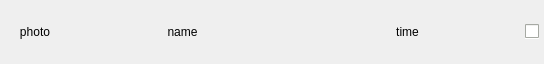
<?xml version="1.0" encoding="UTF-8"?>
<ui version="4.0">
 <class>RecognitionItem</class>
 <widget class="QWidget" name="RecognitionItem">
  <property name="geometry">
   <rect>
    <x>0</x>
    <y>0</y>
    <width>544</width>
    <height>64</height>
   </rect>
  </property>
  <property name="sizePolicy">
   <sizepolicy hsizetype="Minimum" vsizetype="Minimum">
    <horstretch>0</horstretch>
    <verstretch>0</verstretch>
   </sizepolicy>
  </property>
  <property name="windowTitle">
   <string>Form</string>
  </property>
  <property name="styleSheet">
   <string notr="true"/>
  </property>
  <layout class="QHBoxLayout" name="horizontalLayout_2" stretch="0,1,1,0">
   <property name="spacing">
    <number>10</number>
   </property>
   <property name="leftMargin">
    <number>5</number>
   </property>
   <property name="topMargin">
    <number>1</number>
   </property>
   <property name="rightMargin">
    <number>5</number>
   </property>
   <property name="bottomMargin">
    <number>1</number>
   </property>
   <item>
    <widget class="QLabel" name="photo">
     <property name="sizePolicy">
      <sizepolicy hsizetype="Minimum" vsizetype="Minimum">
       <horstretch>0</horstretch>
       <verstretch>0</verstretch>
      </sizepolicy>
     </property>
     <property name="minimumSize">
      <size>
       <width>60</width>
       <height>60</height>
      </size>
     </property>
     <property name="frameShape">
      <enum>QFrame::NoFrame</enum>
     </property>
     <property name="frameShadow">
      <enum>QFrame::Plain</enum>
     </property>
     <property name="text">
      <string>photo</string>
     </property>
     <property name="alignment">
      <set>Qt::AlignCenter</set>
     </property>
    </widget>
   </item>
   <item>
    <widget class="QLabel" name="name">
     <property name="text">
      <string>name</string>
     </property>
     <property name="alignment">
      <set>Qt::AlignCenter</set>
     </property>
    </widget>
   </item>
   <item>
    <widget class="QLabel" name="time">
     <property name="text">
      <string>time</string>
     </property>
     <property name="alignment">
      <set>Qt::AlignCenter</set>
     </property>
    </widget>
   </item>
   <item>
    <widget class="QCheckBox" name="checkBox">
     <property name="palette">
      <palette>
       <active>
        <colorrole role="WindowText">
         <brush brushstyle="SolidPattern">
          <color alpha="255">
           <red>0</red>
           <green>0</green>
           <blue>0</blue>
          </color>
         </brush>
        </colorrole>
        <colorrole role="Button">
         <brush brushstyle="SolidPattern">
          <color alpha="255">
           <red>255</red>
           <green>255</green>
           <blue>255</blue>
          </color>
         </brush>
        </colorrole>
        <colorrole role="Light">
         <brush brushstyle="SolidPattern">
          <color alpha="255">
           <red>255</red>
           <green>255</green>
           <blue>255</blue>
          </color>
         </brush>
        </colorrole>
        <colorrole role="Midlight">
         <brush brushstyle="SolidPattern">
          <color alpha="255">
           <red>255</red>
           <green>255</green>
           <blue>255</blue>
          </color>
         </brush>
        </colorrole>
        <colorrole role="Dark">
         <brush brushstyle="SolidPattern">
          <color alpha="255">
           <red>127</red>
           <green>127</green>
           <blue>127</blue>
          </color>
         </brush>
        </colorrole>
        <colorrole role="Mid">
         <brush brushstyle="SolidPattern">
          <color alpha="255">
           <red>170</red>
           <green>170</green>
           <blue>170</blue>
          </color>
         </brush>
        </colorrole>
        <colorrole role="Text">
         <brush brushstyle="SolidPattern">
          <color alpha="255">
           <red>0</red>
           <green>0</green>
           <blue>0</blue>
          </color>
         </brush>
        </colorrole>
        <colorrole role="BrightText">
         <brush brushstyle="SolidPattern">
          <color alpha="255">
           <red>255</red>
           <green>255</green>
           <blue>255</blue>
          </color>
         </brush>
        </colorrole>
        <colorrole role="ButtonText">
         <brush brushstyle="SolidPattern">
          <color alpha="255">
           <red>0</red>
           <green>0</green>
           <blue>0</blue>
          </color>
         </brush>
        </colorrole>
        <colorrole role="Base">
         <brush brushstyle="SolidPattern">
          <color alpha="255">
           <red>255</red>
           <green>255</green>
           <blue>255</blue>
          </color>
         </brush>
        </colorrole>
        <colorrole role="Window">
         <brush brushstyle="SolidPattern">
          <color alpha="255">
           <red>211</red>
           <green>215</green>
           <blue>207</blue>
          </color>
         </brush>
        </colorrole>
        <colorrole role="Shadow">
         <brush brushstyle="SolidPattern">
          <color alpha="255">
           <red>0</red>
           <green>0</green>
           <blue>0</blue>
          </color>
         </brush>
        </colorrole>
        <colorrole role="AlternateBase">
         <brush brushstyle="SolidPattern">
          <color alpha="255">
           <red>255</red>
           <green>255</green>
           <blue>255</blue>
          </color>
         </brush>
        </colorrole>
        <colorrole role="ToolTipBase">
         <brush brushstyle="SolidPattern">
          <color alpha="255">
           <red>255</red>
           <green>255</green>
           <blue>220</blue>
          </color>
         </brush>
        </colorrole>
        <colorrole role="ToolTipText">
         <brush brushstyle="SolidPattern">
          <color alpha="255">
           <red>0</red>
           <green>0</green>
           <blue>0</blue>
          </color>
         </brush>
        </colorrole>
       </active>
       <inactive>
        <colorrole role="WindowText">
         <brush brushstyle="SolidPattern">
          <color alpha="255">
           <red>0</red>
           <green>0</green>
           <blue>0</blue>
          </color>
         </brush>
        </colorrole>
        <colorrole role="Button">
         <brush brushstyle="SolidPattern">
          <color alpha="255">
           <red>255</red>
           <green>255</green>
           <blue>255</blue>
          </color>
         </brush>
        </colorrole>
        <colorrole role="Light">
         <brush brushstyle="SolidPattern">
          <color alpha="255">
           <red>255</red>
           <green>255</green>
           <blue>255</blue>
          </color>
         </brush>
        </colorrole>
        <colorrole role="Midlight">
         <brush brushstyle="SolidPattern">
          <color alpha="255">
           <red>255</red>
           <green>255</green>
           <blue>255</blue>
          </color>
         </brush>
        </colorrole>
        <colorrole role="Dark">
         <brush brushstyle="SolidPattern">
          <color alpha="255">
           <red>127</red>
           <green>127</green>
           <blue>127</blue>
          </color>
         </brush>
        </colorrole>
        <colorrole role="Mid">
         <brush brushstyle="SolidPattern">
          <color alpha="255">
           <red>170</red>
           <green>170</green>
           <blue>170</blue>
          </color>
         </brush>
        </colorrole>
        <colorrole role="Text">
         <brush brushstyle="SolidPattern">
          <color alpha="255">
           <red>0</red>
           <green>0</green>
           <blue>0</blue>
          </color>
         </brush>
        </colorrole>
        <colorrole role="BrightText">
         <brush brushstyle="SolidPattern">
          <color alpha="255">
           <red>255</red>
           <green>255</green>
           <blue>255</blue>
          </color>
         </brush>
        </colorrole>
        <colorrole role="ButtonText">
         <brush brushstyle="SolidPattern">
          <color alpha="255">
           <red>0</red>
           <green>0</green>
           <blue>0</blue>
          </color>
         </brush>
        </colorrole>
        <colorrole role="Base">
         <brush brushstyle="SolidPattern">
          <color alpha="255">
           <red>255</red>
           <green>255</green>
           <blue>255</blue>
          </color>
         </brush>
        </colorrole>
        <colorrole role="Window">
         <brush brushstyle="SolidPattern">
          <color alpha="255">
           <red>211</red>
           <green>215</green>
           <blue>207</blue>
          </color>
         </brush>
        </colorrole>
        <colorrole role="Shadow">
         <brush brushstyle="SolidPattern">
          <color alpha="255">
           <red>0</red>
           <green>0</green>
           <blue>0</blue>
          </color>
         </brush>
        </colorrole>
        <colorrole role="AlternateBase">
         <brush brushstyle="SolidPattern">
          <color alpha="255">
           <red>255</red>
           <green>255</green>
           <blue>255</blue>
          </color>
         </brush>
        </colorrole>
        <colorrole role="ToolTipBase">
         <brush brushstyle="SolidPattern">
          <color alpha="255">
           <red>255</red>
           <green>255</green>
           <blue>220</blue>
          </color>
         </brush>
        </colorrole>
        <colorrole role="ToolTipText">
         <brush brushstyle="SolidPattern">
          <color alpha="255">
           <red>0</red>
           <green>0</green>
           <blue>0</blue>
          </color>
         </brush>
        </colorrole>
       </inactive>
       <disabled>
        <colorrole role="WindowText">
         <brush brushstyle="SolidPattern">
          <color alpha="255">
           <red>127</red>
           <green>127</green>
           <blue>127</blue>
          </color>
         </brush>
        </colorrole>
        <colorrole role="Button">
         <brush brushstyle="SolidPattern">
          <color alpha="255">
           <red>255</red>
           <green>255</green>
           <blue>255</blue>
          </color>
         </brush>
        </colorrole>
        <colorrole role="Light">
         <brush brushstyle="SolidPattern">
          <color alpha="255">
           <red>255</red>
           <green>255</green>
           <blue>255</blue>
          </color>
         </brush>
        </colorrole>
        <colorrole role="Midlight">
         <brush brushstyle="SolidPattern">
          <color alpha="255">
           <red>255</red>
           <green>255</green>
           <blue>255</blue>
          </color>
         </brush>
        </colorrole>
        <colorrole role="Dark">
         <brush brushstyle="SolidPattern">
          <color alpha="255">
           <red>127</red>
           <green>127</green>
           <blue>127</blue>
          </color>
         </brush>
        </colorrole>
        <colorrole role="Mid">
         <brush brushstyle="SolidPattern">
          <color alpha="255">
           <red>170</red>
           <green>170</green>
           <blue>170</blue>
          </color>
         </brush>
        </colorrole>
        <colorrole role="Text">
         <brush brushstyle="SolidPattern">
          <color alpha="255">
           <red>127</red>
           <green>127</green>
           <blue>127</blue>
          </color>
         </brush>
        </colorrole>
        <colorrole role="BrightText">
         <brush brushstyle="SolidPattern">
          <color alpha="255">
           <red>255</red>
           <green>255</green>
           <blue>255</blue>
          </color>
         </brush>
        </colorrole>
        <colorrole role="ButtonText">
         <brush brushstyle="SolidPattern">
          <color alpha="255">
           <red>127</red>
           <green>127</green>
           <blue>127</blue>
          </color>
         </brush>
        </colorrole>
        <colorrole role="Base">
         <brush brushstyle="SolidPattern">
          <color alpha="255">
           <red>211</red>
           <green>215</green>
           <blue>207</blue>
          </color>
         </brush>
        </colorrole>
        <colorrole role="Window">
         <brush brushstyle="SolidPattern">
          <color alpha="255">
           <red>211</red>
           <green>215</green>
           <blue>207</blue>
          </color>
         </brush>
        </colorrole>
        <colorrole role="Shadow">
         <brush brushstyle="SolidPattern">
          <color alpha="255">
           <red>0</red>
           <green>0</green>
           <blue>0</blue>
          </color>
         </brush>
        </colorrole>
        <colorrole role="AlternateBase">
         <brush brushstyle="SolidPattern">
          <color alpha="255">
           <red>255</red>
           <green>255</green>
           <blue>255</blue>
          </color>
         </brush>
        </colorrole>
        <colorrole role="ToolTipBase">
         <brush brushstyle="SolidPattern">
          <color alpha="255">
           <red>255</red>
           <green>255</green>
           <blue>220</blue>
          </color>
         </brush>
        </colorrole>
        <colorrole role="ToolTipText">
         <brush brushstyle="SolidPattern">
          <color alpha="255">
           <red>0</red>
           <green>0</green>
           <blue>0</blue>
          </color>
         </brush>
        </colorrole>
       </disabled>
      </palette>
     </property>
     <property name="autoFillBackground">
      <bool>true</bool>
     </property>
     <property name="styleSheet">
      <string notr="true"/>
     </property>
     <property name="text">
      <string/>
     </property>
     <property name="iconSize">
      <size>
       <width>16</width>
       <height>16</height>
      </size>
     </property>
     <property name="checked">
      <bool>false</bool>
     </property>
    </widget>
   </item>
  </layout>
 </widget>
 <resources/>
 <connections/>
</ui>
